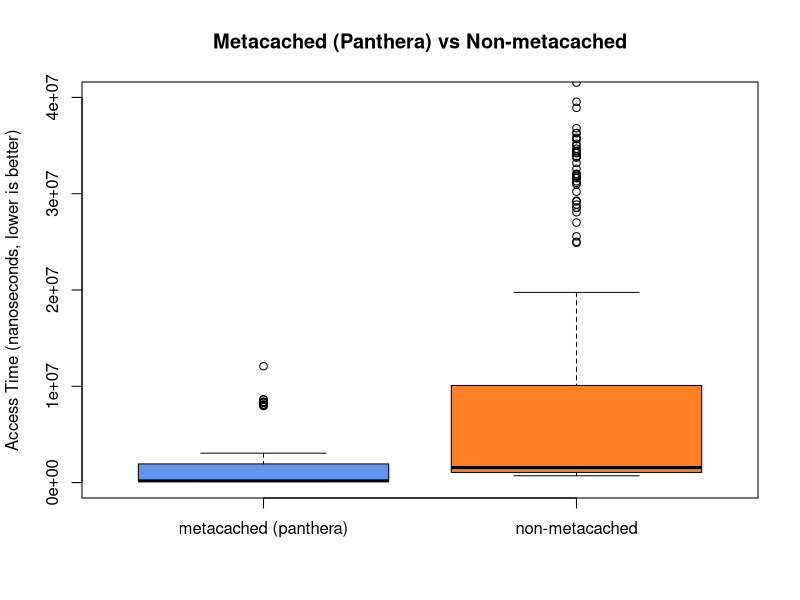

This chart was generated by the following R code:
#read in the data
dat <- read.csv("latencies.csv", head = TRUE, sep=",")

cached_data = unlist(na.omit(dat[1]))
noncached_data = unlist(na.omit(dat[2]))

df <- data.frame(metacached = cached_data, non_metacached = noncached_data)
pdf("boxplot.pdf")
boxplot(df, ylim=c(0, 40000000), col=c('cornflowerblue', 'chocolate1'), xaxt="n")
title("Metacached (Panthera) vs Non-metacached")
axis(1, at=1:2, labels=c("metacached (panthera)", "non-metacached"))
title(ylab = "Access Time (nanoseconds, lower is better)")
dev.off()